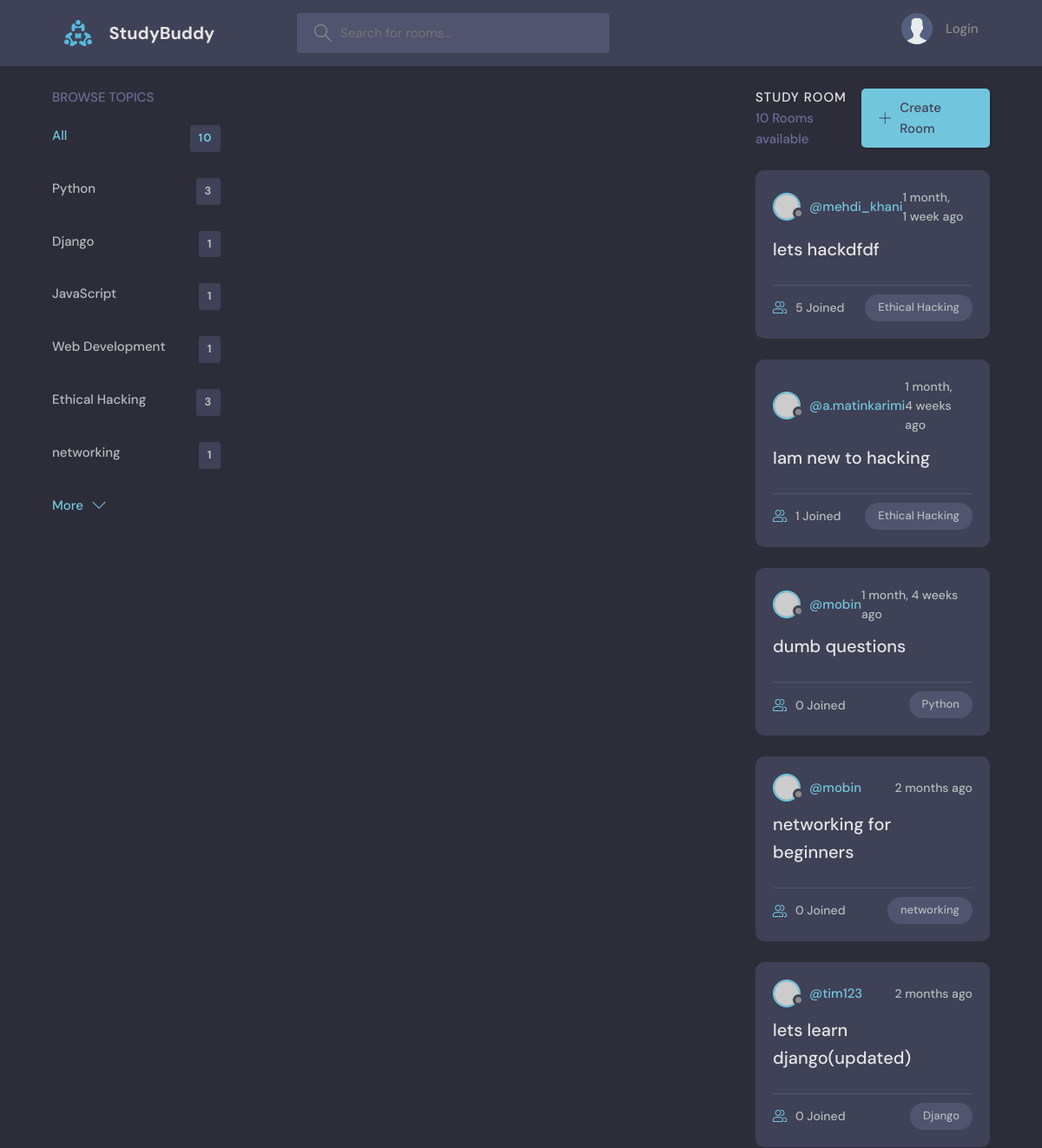
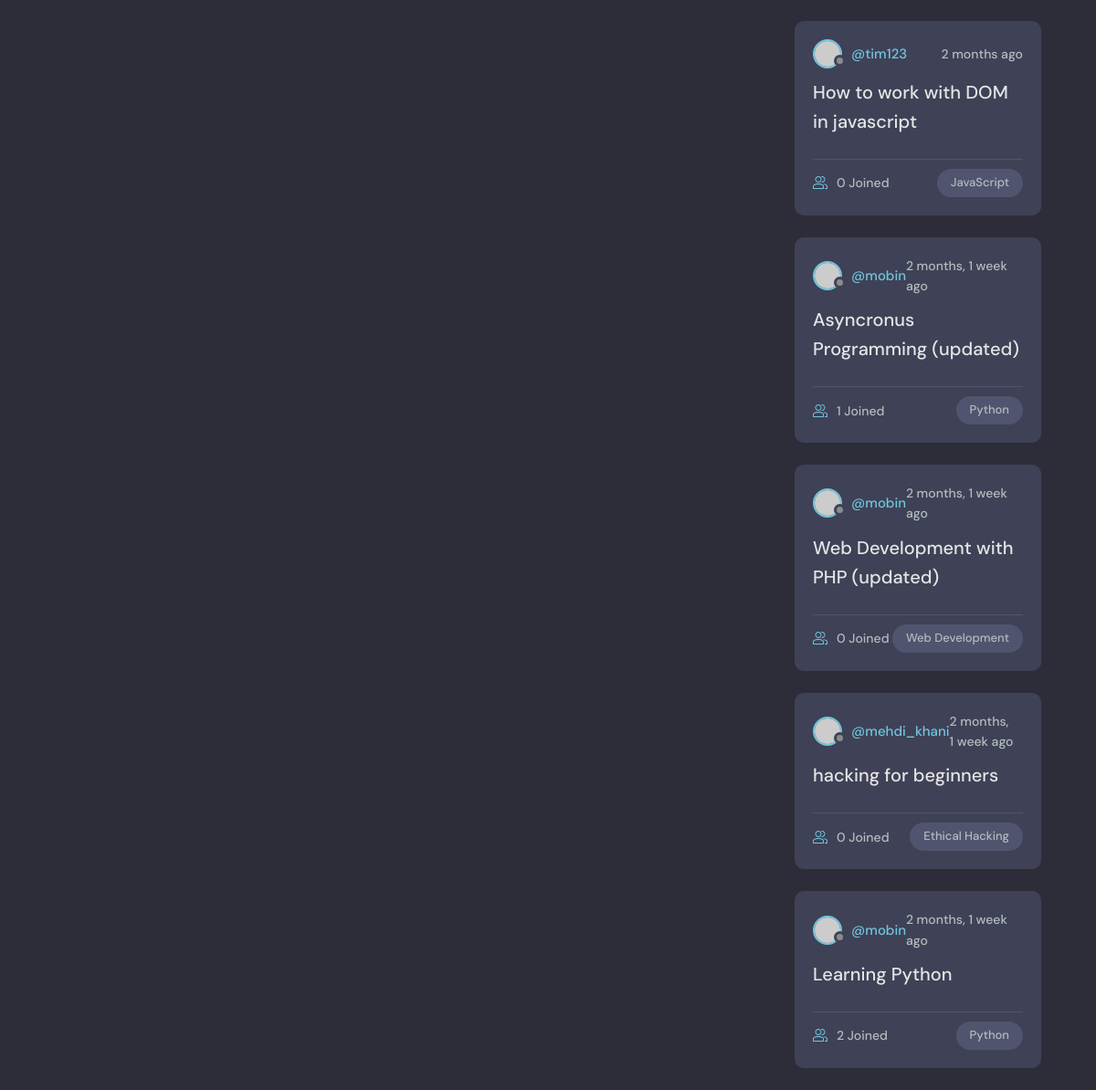
/, run on an earlier commit of the app's database (2 pictures, top to bottom).
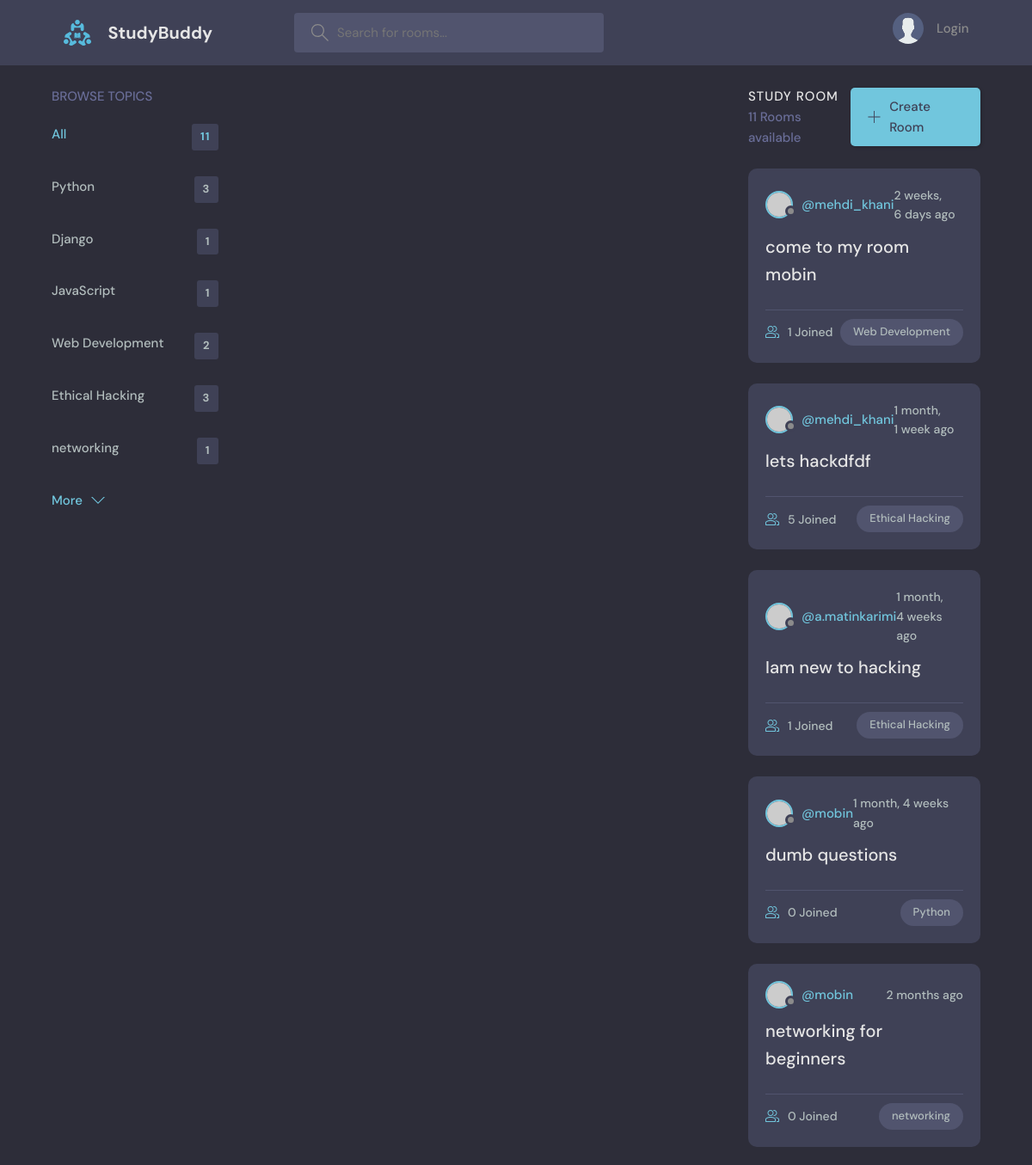
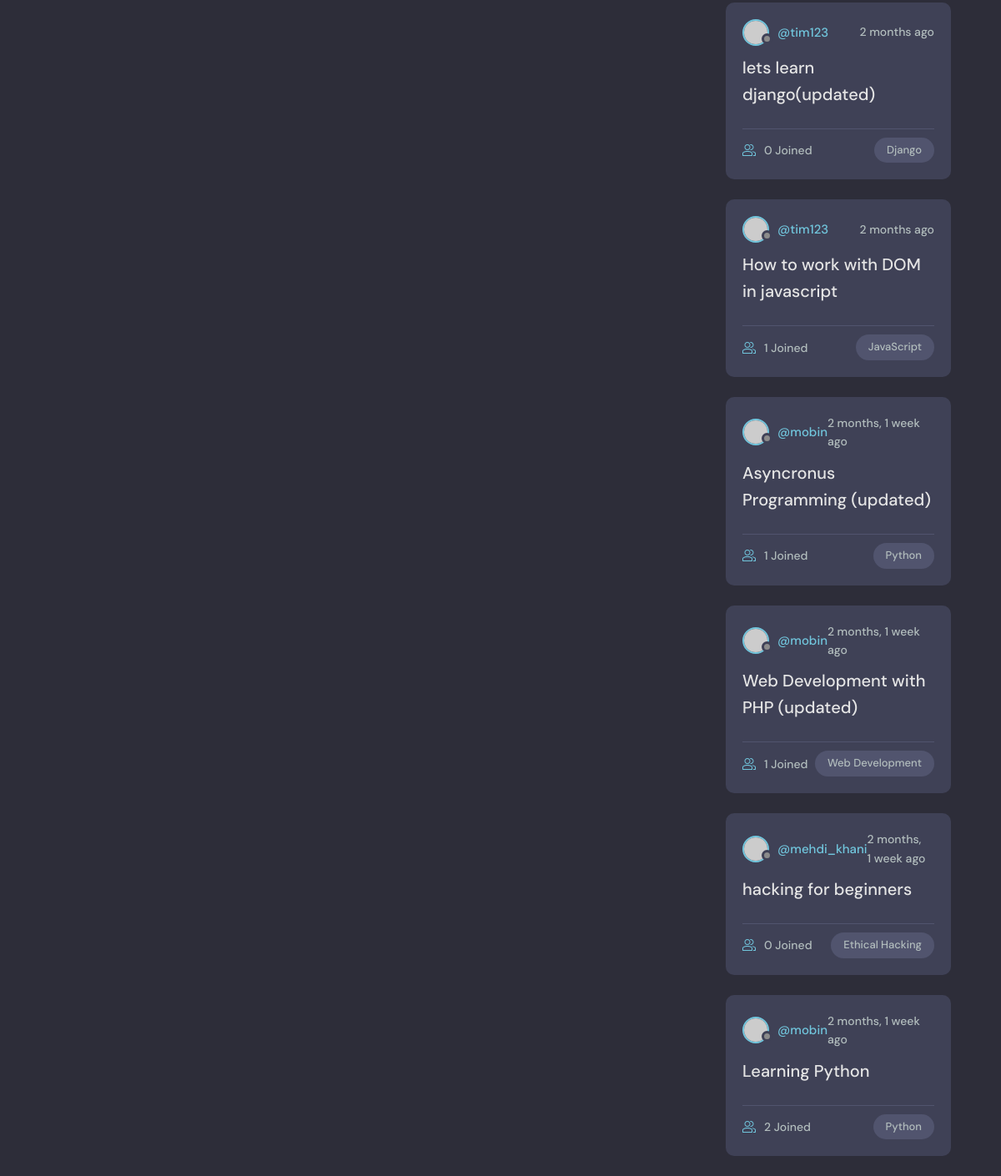
And on a later commit of the database (2 pictures, top to bottom).
### first_app/models.py (models this page shows)
class Topic(models.Model):
    name = CharField(max_length=200)
    def __str__(self):
        return self.name

class Room(models.Model):
    host = ForeignKey(to=User, on_delete=models.SET_NULL, null=True)
    topic = ForeignKey(to=Topic, on_delete=models.SET_NULL, null=True)
    name = CharField(max_length=200)
    description = TextField(null=True, blank=True)
    participants = ManyToManyField(to=User, related_name="participants", blank=True)
    updated = DateTimeField(auto_now=True)
    created = DateTimeField(auto_now_add=True)
    def __str__(self):
        return self.name

### first_app/views.py (the view)
# urls.py: path("", views.home, name="home"),
def home(request):
    q = request.GET.get("q")
    q = "" if not q else q
    print(q)
    topics = Topic.objects.all()
    rooms = Room.objects.filter(
        Q(topic__name__icontains=q)
        | Q(name__icontains=q)
        | Q(host__username__icontains=q)
    )
    rooms_count = rooms.count()
    rooms_count_all = Room.objects.all().count()
    url = reverse("home")
    context = {
        "view_name": home.__name__,
        "rooms": rooms.order_by("-created", "-updated"),
        "topics": topics,
        "rooms_count": rooms_count,
        "rooms_count_all": rooms_count_all,
        "url": url,
    }
    if request.user.is_authenticated:
        user_participated_rooms = request.user.participants.filter(
            Q(name__icontains=q) | Q(topic__name__icontains=q)
        ).values_list("id", flat=True)
        room_messages = Message.objects.filter(room__id__in=user_participated_rooms)
        context["room_messages"] = room_messages
    return render(request, "first_app/home.html", context)

### first_app/templates/first_app/home.html (shortened to what this page needs)
{% extends 'base.html' %}
{% block content %}
<main class="layout layout--3">
  <div class="container">
    {% include 'first_app/componets/topics_componet.html' %}
    <div class="roomList">
      <div class="roomList__header">
        <div>
          <h2>Study Room</h2>
          <p>{{rooms_count}} Rooms available</p>
        </div>
        <a class="btn btn--main" href="{% url 'create_room' %}">
          <svg version="1.1" xmlns="http://www.w3.org/2000/svg" width="32" height="32" viewBox="0 0 32 32">
            <title>add</title>
            <path
              d="M16.943 0.943h-1.885v14.115h-14.115v1.885h14.115v14.115h1.885v-14.115h14.115v-1.885h-14.115v-14.115z"
            ></path>
          </svg>
          Create Room
        </a>
      </div>
      {% include 'first_app/componets/feed_componet.html' %}
    </div>
  </div>
</main>
{% endblock content %}

### first_app/templates/first_app/componets/topics_componet.html
{% load first_app_extras %}
    <div class="topics">
      <div class="topics__header">
        <h2>Browse Topics</h2>
      </div>
      <ul class="topics__list">
        <li>
          <a href="{{url}}" class="active">All <span>{{rooms_count_all}}</span></a>
        </li>
        {% for topic in topics %}
        <li>
          <a href="{{url}}?q={{topic.name}}">{{topic.name}} <span>
            {% if view_name == "home" %}
            {{topic.room_set.all.count}}
            {% else %}
            {{topics_count | get_dict_value:topic.name}}
            {% endif %}
          </span>
        </a>
        </li>
        {% endfor %}
      <a class="btn btn--link" href="topics.html">
        More
        <svg version="1.1" xmlns="http://www.w3.org/2000/svg" width="32" height="32" viewBox="0 0 32 32">
          <title>chevron-down</title>
          <path d="M16 21l-13-13h-3l16 16 16-16h-3l-13 13z"></path>
        </svg>
      </a>
    </div>

### first_app/templates/first_app/componets/feed_componet.html (shortened to what this page needs)
{% for room in rooms %}
  <div class="roomListRoom">
    <div class="roomListRoom__header">
      <a href="{% url 'user_profile' room.host.id %}" class="roomListRoom__author">
        <div class="avatar avatar--small">
          <img src="https://randomuser.me/api/portraits/women/11.jpg" />
        </div>
        <span>@{{room.host.username}}</span>
      </a>
      <div class="roomListRoom__actions">
        <span>{{room.created | timesince}} ago</span>
      </div>
    </div>
    <div class="roomListRoom__content">
      <a href="{% url 'room' room.id %}">{{room}}</a>
    </div>
    <div class="roomListRoom__meta">
      <a href="{% url 'room' room.id %}" class="roomListRoom__joined">
        {{room.participants.all.count}} Joined
      </a>
      <p class="roomListRoom__topic">{{room.topic}}</p>
    </div>
  </div>
{% endfor %}

What changed in the data, as far as the page shows it:
computed for Topic "Web Development": room_set.all.count "1" → "2"
added Room: host.username "mehdi_khani", created "2 weeks, 6 days", name "come to my room mobin", participants.all.count "1", topic "Web Development"
computed for Room "How to work with DOM in javascript": participants.all.count "0" → "1"
changed Room "Web Development with PHP (updated)": participants.all.count "0" → "1"
Also different on the page:
{{ rooms_count_all }}: "10" → "11"
{{ rooms_count }}: "10" → "11"
